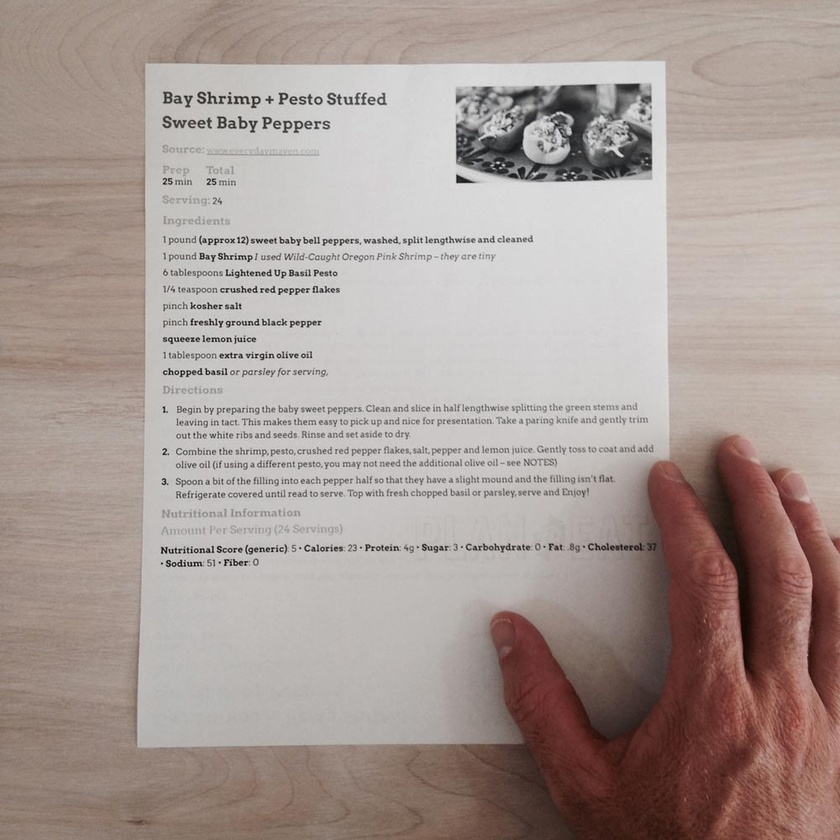
#> input picture test-images/2ojgwcrgunixwyfqiv8vejdqxmguapf9c2tvzkr3dlfb7hfd5a.jpg, 840 x 840 px, shrunk from 1000 x 1000 before the run
$ python -i ocr.py   (imports and definitions only)
#> lines starting #> are read from the running program, lines starting #| are printed output that depends on the picture; after the words box and inside, x2 and y2 are one past the last pixel; in counts of white or black regions, pixels touching at a corner belong together
from PIL import Image, ImageFilter, ImageOps, ImageEnhance
import pytesseract
import cv2
import numpy as np

def preprocess_image(image_path):
    # Open the image using PIL
    image = Image.open(image_path)
#> image is the input picture: PIL image 840x840 RGB; mean R, G, B 167.5, 153.9, 148.7

    # Convert to grayscale
    grayscale = ImageOps.grayscale(image)
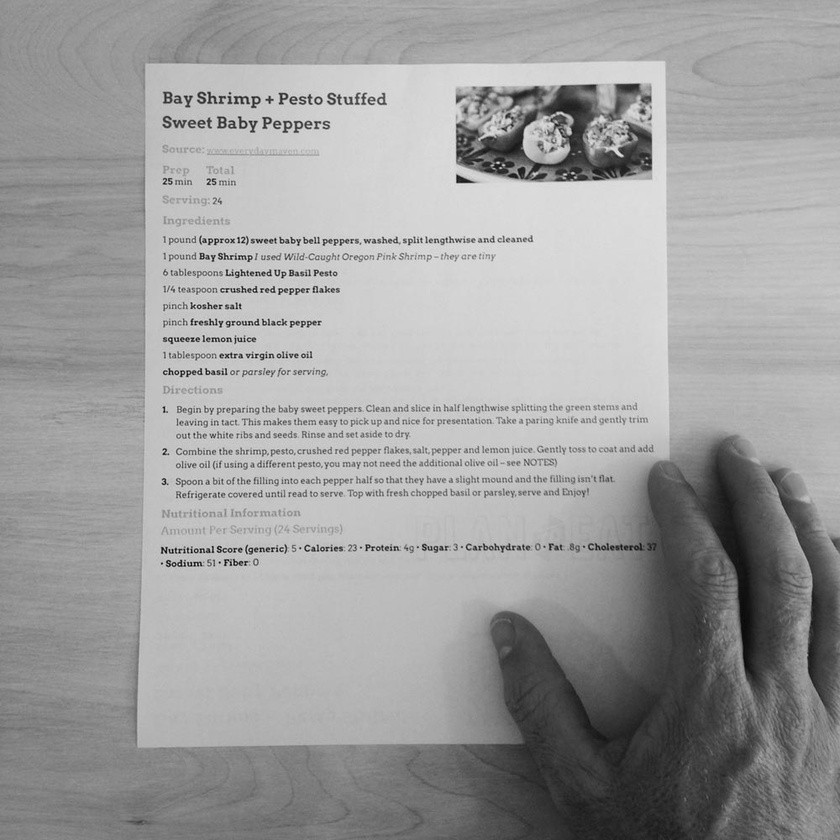
#> grayscale: PIL image 840x840 L; min 1, max 252, mean 157.4

    # Convert to numpy array for OpenCV processing
    img_array = np.array(grayscale)

    # Apply Gaussian Blur to reduce noise
    blurred = cv2.GaussianBlur(img_array, (5, 5), 0)

    # Apply adaptive thresholding to get a binary image
    thresh = cv2.adaptiveThreshold(blurred, 255, cv2.ADAPTIVE_THRESH_GAUSSIAN_C, cv2.THRESH_BINARY, 11, 2)
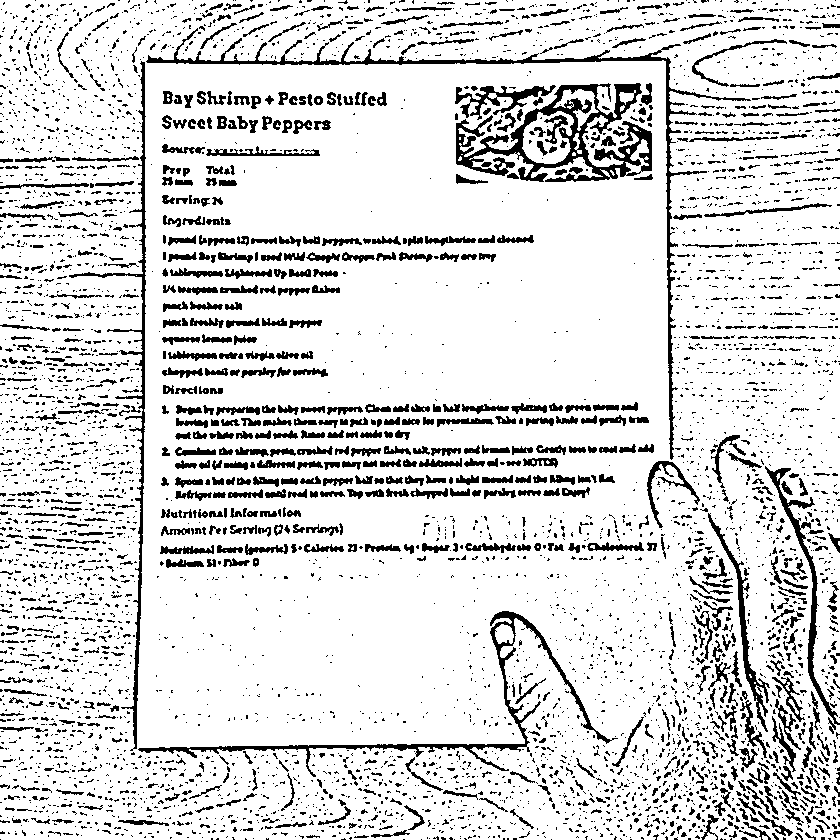
#> thresh: shape (840, 840); 85.7% white; 5227 black regions (4355 under 20 px), largest, box (x1, y1, x2, y2) and area: (456, 83, 652, 182) 6010, (146, 28, 751, 460) 4505, (138, 611, 618, 777) 3519

    # Use morphological operations to remove shadows
    kernel = cv2.getStructuringElement(cv2.MORPH_RECT, (5, 5))
    morph = cv2.morphologyEx(thresh, cv2.MORPH_CLOSE, kernel)
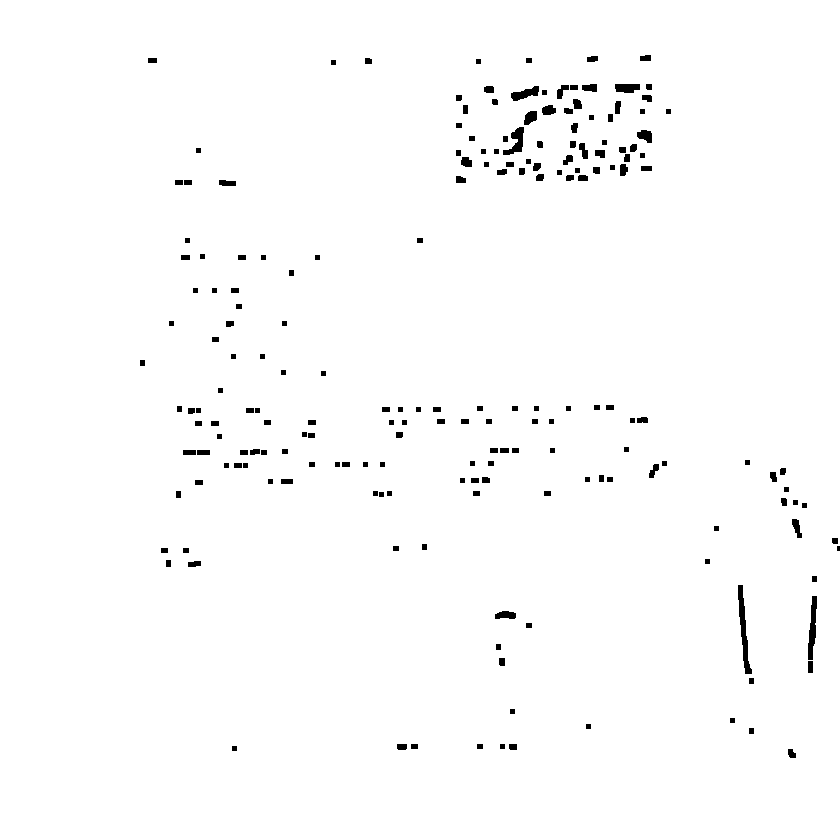
#> morph: shape (840, 840); 98.7% white; 198 black regions (1 under 20 px), largest, box (x1, y1, x2, y2) and area: (738, 585, 752, 674) 484, (808, 596, 817, 660) 354, (503, 127, 524, 155) 277

    # Convert back to PIL image
    processed_image = Image.fromarray(morph)

    return processed_image

def preprocess_image_with_filters(image_path, filters):
    image = Image.open(image_path)

    # Apply filters
    if filters['blur']:
        image = image.filter(ImageFilter.GaussianBlur(radius=filters['blur']))
    if filters['brightness']:
        enhancer = ImageEnhance.Brightness(image)
        image = enhancer.enhance(filters['brightness'] / 100.0)
    if filters['contrast']:
        enhancer = ImageEnhance.Contrast(image)
        image = enhancer.enhance(filters['contrast'] / 100.0)
    if filters['grayscale']:
        image = ImageOps.grayscale(image)

    return image

def extract_text_from_image(image):
    try:
        if isinstance(image, str):
            image = Image.open(image)
        text = pytesseract.image_to_string(image)
        return text
    except Exception as e:
        print(f"Error processing image: {e}")
        raise

>>> result = preprocess_image('../test-images/2ojgwcrgunixwyfqiv8vejdqxmguapf9c2tvzkr3dlfb7hfd5a.jpg')

$ run again, on test-images/download (1).jpg
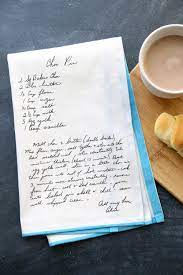
#> input picture test-images/download (1).jpg, 183 x 275 px
#> in preprocess_image, image is the input picture: PIL image 183x275 RGB; mean R, G, B 155.3, 158.1, 159.7
#> in preprocess_image, `thresh = cv2.adaptiveThreshold(blurred, 255, cv2.ADAPTIVE_THRESH_GAUSS..`:
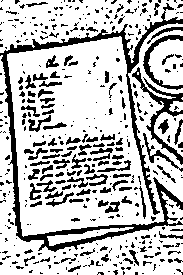
#> thresh: shape (275, 183); 74.5% white; 417 black regions (308 under 20 px), largest, box (x1, y1, x2, y2) and area: (0, 3, 183, 252) 4385, (132, 67, 183, 165) 854, (143, 35, 183, 90) 447
#> in preprocess_image, `morph = cv2.morphologyEx(thresh, cv2.MORPH_CLOSE, kernel)`:
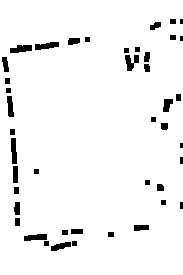
#> morph: shape (275, 183); 95.4% white; 43 black regions (3 under 20 px), largest, box (x1, y1, x2, y2) and area: (10, 45, 32, 53) 135, (125, 55, 139, 71) 134, (35, 42, 59, 50) 132

$ run again, on test-images/images.jpg
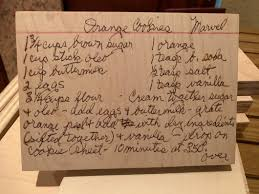
#> input picture test-images/images.jpg, 259 x 194 px
#> in preprocess_image, image is the input picture: PIL image 259x194 RGB; mean R, G, B 166.2, 129, 97.4
#> in preprocess_image, `thresh = cv2.adaptiveThreshold(blurred, 255, cv2.ADAPTIVE_THRESH_GAUSS..`:
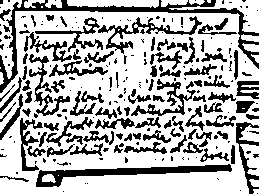
#> thresh: shape (194, 259); 69.8% white; 228 black regions (134 under 20 px), largest, box (x1, y1, x2, y2) and area: (0, 0, 259, 93) 2183, (36, 164, 232, 187) 1413, (98, 16, 202, 54) 726
#> in preprocess_image, `morph = cv2.morphologyEx(thresh, cv2.MORPH_CLOSE, kernel)`:
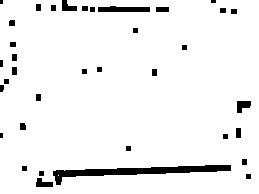
#> morph: shape (194, 259); 94.6% white; 36 black regions (3 under 20 px), largest, box (x1, y1, x2, y2) and area: (53, 165, 231, 185) 1211, (98, 6, 150, 12) 266, (237, 101, 251, 113) 121
